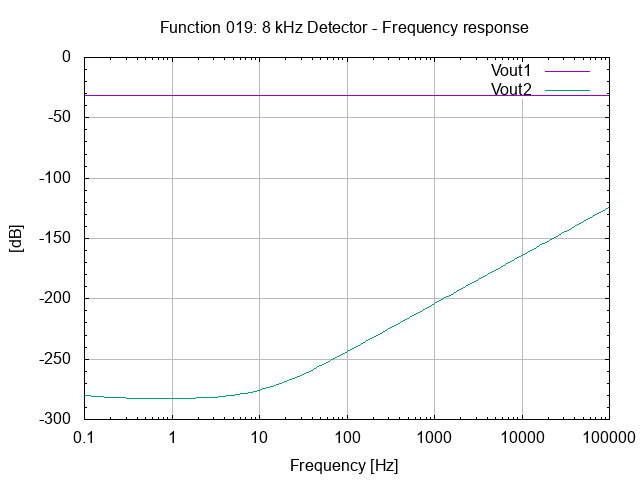

The gnuplot source for this figure:
# setup terminal
set term png

# setup graph
set output "26.019.00.00.01.png"
set title "Function 019: 8 kHz Detector - Frequency response"

# setup Y-axis
set grid ytics lt 1 lw 1 lc rgb "#bbbbbb"
set mytics
set ylabel "[dB]"

#setup X-axis
set logscale x 10
set grid xtics lt 1 lw 1 lc rgb "#bbbbbb"
set xlabel "Frequency [Hz]"

# setup plot style
set style data lines
plot '26.019.00.00.01.dat' using 1:2 title "Vout1", \
     '26.019.00.00.01.dat' using 1:3 title "Vout2"

# set output back to default
set output

# reset terminal type
set terminal pop
